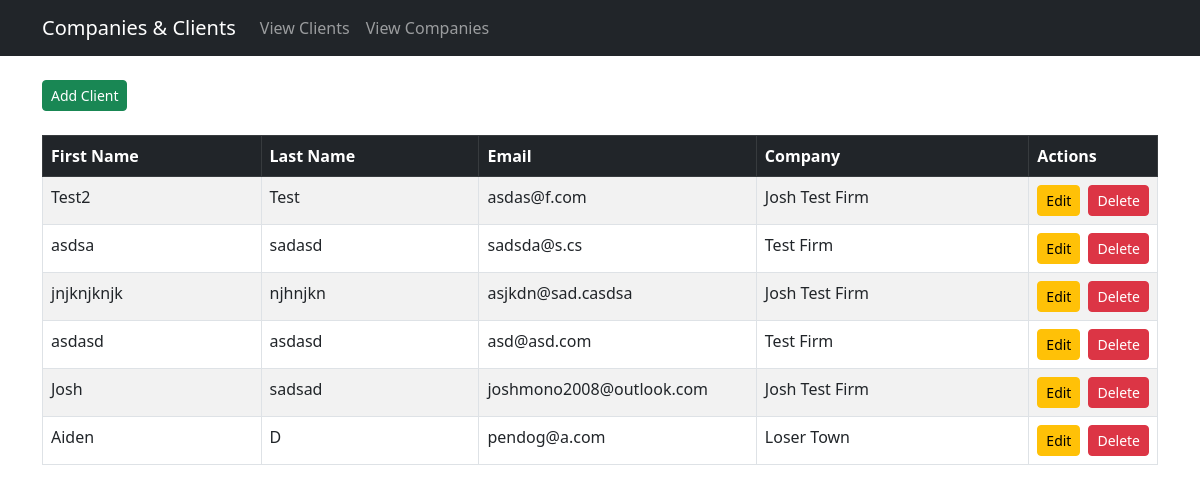
Before: /view_people/ with the older database file.
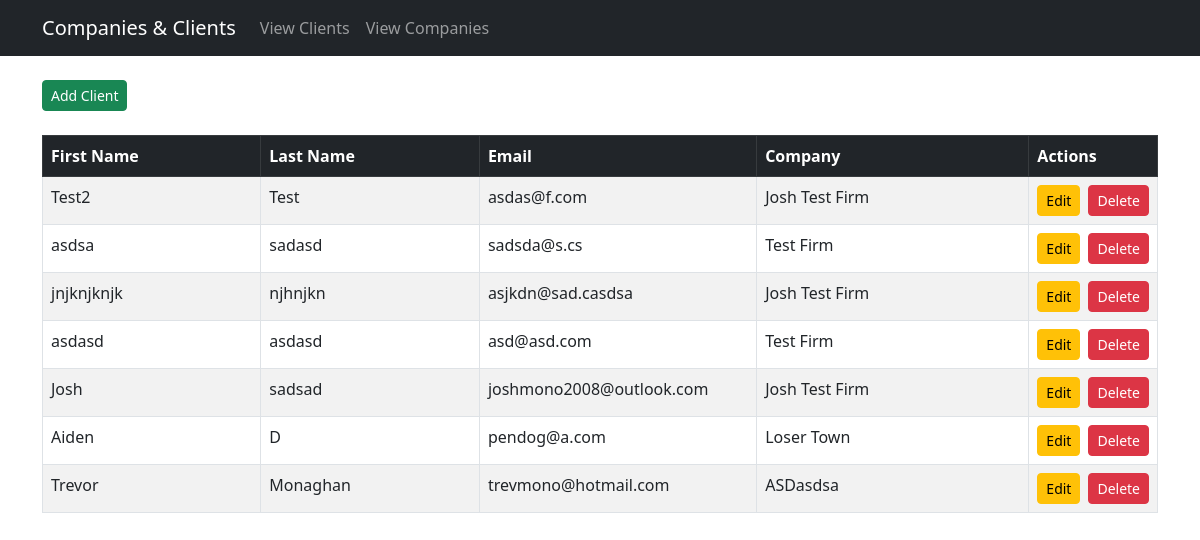
After: the same page with the newer database file.
### web_app/models.py (models this page shows, shortened)
class Person(models.Model):
    first_name = models.TextField(verbose_name="First Name")
    last_name = models.TextField(verbose_name="Last Name")
    email = models.EmailField(verbose_name="Email")
    company = models.ForeignKey(Company, on_delete=models.SET_NULL, null=True, blank=True, related_name="people")

class Company(models.Model):
    class IndustryChoices(models.TextChoices):
        MANUFACTURING = 'M', 'Manufacturing'
        FINANCE = 'F', 'Finance'
        OTHER = 'O', 'Other'
    name = models.TextField(verbose_name="Company Name")
    industry = models.CharField(verbose_name="Industry", choices=IndustryChoices.choices, max_length=100)
    def __str__(self) -> str:
        return f"{self.name}"

### web_app/views.py (the view)
# urls.py: path("view_people/", views.view_people, name="view_people"),
def view_people(request):
    context = {}
    people = Person.objects.all().select_related('company')
    context["people"] = people
    return render(request, "web_app/view_people.html", context=context)

### web_app/templates/web_app/view_people.html (shortened to what this page needs)
{% extends 'web_app/layout.html' %}
{% load static %}
{% block content %}
<a class="btn btn-success btn-sm" href="/create_person">Add Client</a>
<div class="table-responsive">
    <table class="table table-striped table-bordered mt-4">
        <thead class="table-dark">
            <tr>
                <th style="width: 20%;">First Name</th>
                <th style="width: 20%;">Last Name</th>
                <th style="width: 25%;">Email</th>
                <th style="width: 25%;">Company</th>
                <th class="w-auto">Actions</th>
            </tr>
        </thead>
        <tbody>
            {% for person in people %}
            <tr class="align-items-center">
                <td style="width: 20%;">
                    {{person.first_name}}
                </td>
                <td style="width: 20%;">
                    {{person.last_name}}
                </td>
                <td style="width: 25%;">
                    {{person.email}}
                </td>
                <td style="width: 25%;">
                    {{person.company}}
                </td>
                <td class="w-auto">
                    <div class="d-flex gap-2 justify-content-end">
                        <a class="btn btn-warning btn-sm" href="/edit_person/{{person.id}}">Edit</a>
                        <a class="btn btn-danger btn-sm" href="/delete_person/{{person.id}}">Delete</a>
                    </div>
                </td>
            </tr>
            {% endfor %}
        </tbody>
    </table>
</div>
{% endblock %}

Changed rows visible on the page:
added Person: first_name "Trevor", last_name "Monaghan", email "trevmono@hotmail.com", company "ASDasdsa"
